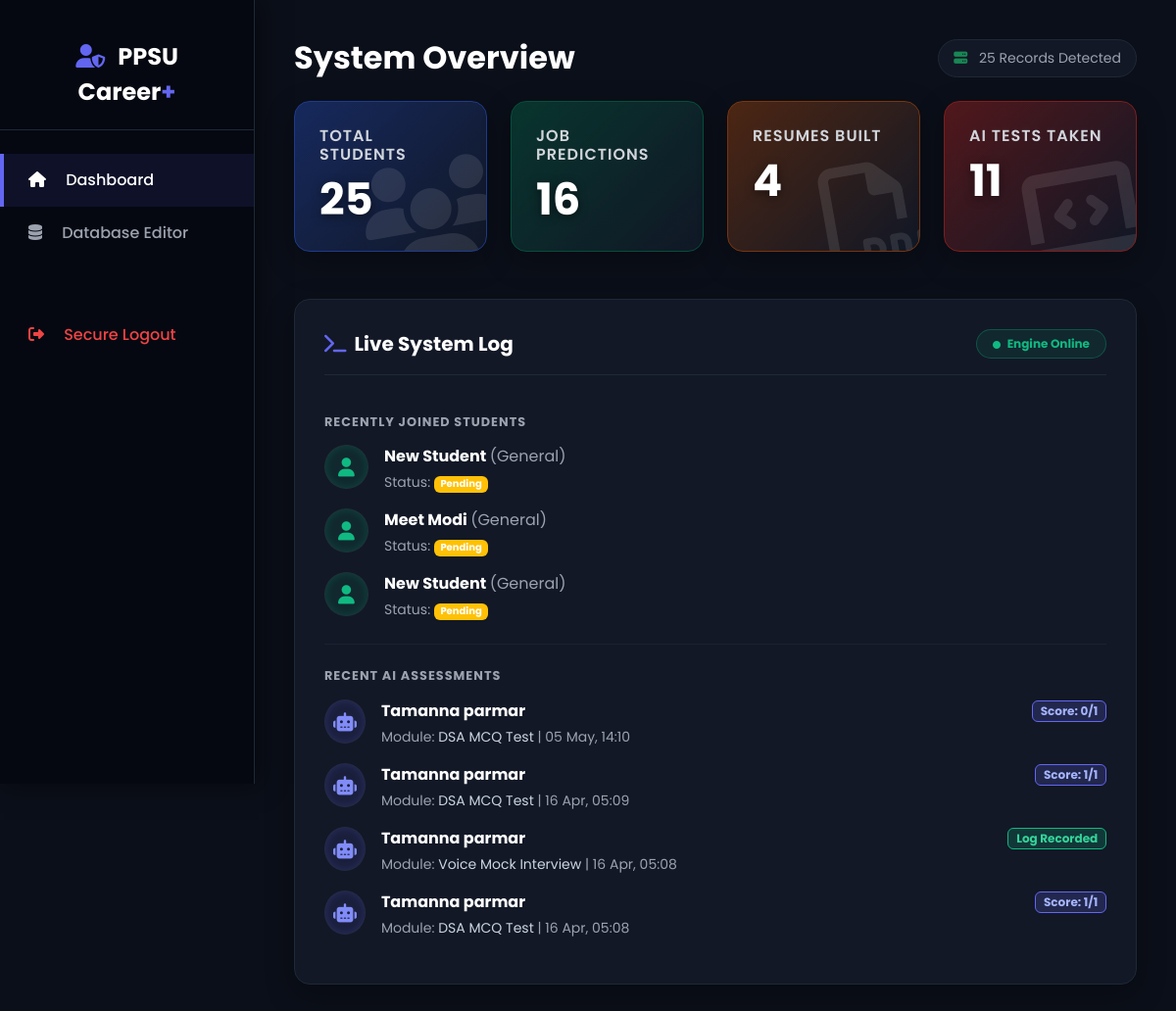
Screenshot of /admin_dashboard (signed in) with the database file from the repository.
### app.py (models this page shows, shortened)
class User(db.Model):
    id = db.Column(db.Integer, primary_key=True)
    username = db.Column(db.String(50), unique=True, nullable=False)
    password = db.Column(db.String(50), nullable=False)
    role = db.Column(db.String(20), nullable=False)
    fullname = db.Column(db.String(100), default="New Student")
    department = db.Column(db.String(50), default="General")
    profile_pic = db.Column(db.String(100), default="default.png")
    placement_status = db.Column(db.String(20), default="Pending")
    company_placed = db.Column(db.String(100), default="None")
    email = db.Column(db.String(150), nullable=True)
    phone = db.Column(db.String(20), nullable=True)
    languages = db.Column(db.String(200), nullable=True)
    degree = db.Column(db.String(100), nullable=True)
    major = db.Column(db.String(100), nullable=True)
    cgpa = db.Column(db.Float, nullable=True)
    github = db.Column(db.String(200), nullable=True)
    linkedin = db.Column(db.String(200), nullable=True)
    portfolio = db.Column(db.String(200), nullable=True)
    is_pro = db.Column(db.Boolean, default=False)
    grad_year = db.Column(db.String(10), default="2026") # ADDED SO THE DROPDOWN SAVES!

class AssessmentRecord(db.Model):
    id = db.Column(db.Integer, primary_key=True)
    user_id = db.Column(db.Integer, db.ForeignKey('user.id'), nullable=False)
    user = db.relationship('User', backref='assessments')
    test_type = db.Column(db.String(100), nullable=False)
    score = db.Column(db.Integer, nullable=True)
    total_questions = db.Column(db.Integer, nullable=True)
    date_taken = db.Column(db.DateTime, default=datetime.utcnow)

### app.py (the view)
@app.route('/admin_dashboard')
def admin_dashboard():
    if 'user_role' not in session or session.get('user_role') != 'admin':
        return redirect(url_for('login'))
    total_students = User.query.filter_by(role='student').count()
    resumes_built = GeneratedResume.query.count()
    tests_taken = AssessmentRecord.query.count()
    predictions_made = Prediction.query.count()
    recent_users = User.query.filter_by(role='student').order_by(User.id.desc()).limit(3).all()
    recent_tests = AssessmentRecord.query.order_by(AssessmentRecord.id.desc()).limit(4).all()
    return render_template('admin_dashboard.html',
                           total_students=total_students,
                           resumes_built=resumes_built,
                           tests_taken=tests_taken,
                           predictions_made=predictions_made,
                           recent_users=recent_users,
                           recent_tests=recent_tests)

### app.py (called while the page is built)
@app.after_request
def add_header(response):
    response.headers['Cache-Control'] = 'no-store, no-cache, must-revalidate, post-check=0, pre-check=0, max-age=0'
    response.headers['Pragma'] = 'no-cache'
    response.headers['Expires'] = '-1'
    return response

@app.context_processor
def inject_admin_css():
    return dict(admin_css_file=url_for('static', filename='css/admin_custom.css'))

### templates/admin_dashboard.html (shortened to what this page needs)
<!DOCTYPE html>
<html lang="en">
<head>
    <link href="https://cdn.jsdelivr.net/npm/bootstrap@5.3.0/dist/css/bootstrap.min.css" rel="stylesheet">
    <link rel="stylesheet" href="https://cdnjs.cloudflare.com/ajax/libs/font-awesome/6.4.0/css/all.min.css">
    <link rel="stylesheet" href="{{ url_for('static', filename='css/admin_dashboard.css') }}">
</head>
<body>
    <div class="sidebar">
        <div class="sidebar-brand">
            <i class="fas fa-user-shield me-2" style="color: #6366f1;"></i>
            PPSU Career<span style="color: #6366f1;">+</span>
        </div>
        <ul class="nav flex-column mt-4">
            <li class="nav-item">
                <a href="/admin_dashboard" class="nav-link active loader-trigger"><i class="fas fa-home me-3"></i> Dashboard</a>
            </li>
            <li class="nav-item">
                <a href="/admin/user/" class="nav-link loader-trigger"><i class="fas fa-database me-3"></i> Database Editor</a>
            </li>
            <li class="nav-item" style="margin-top: 50px;">
                <a href="/logout" class="nav-link loader-trigger" style="color: #ef4444;"><i class="fas fa-sign-out-alt me-3"></i> Secure Logout</a>
            </li>
        </ul>
    </div>
    <div class="main-content">
        <div class="d-flex justify-content-between align-items-center mb-4">
            <h2 class="fw-bold text-white mb-0">System Overview</h2>
            <div class="text-muted small" style="background: #121826; padding: 8px 15px; border-radius: 20px; border: 1px solid #1f2937;">
                <i class="fas fa-server me-2 text-success"></i> {{ total_students }} Records Detected
            </div>
        </div>
        <div class="row g-4 mb-5">
            <div class="col-md-3">
                <div class="stat-card bg-blue-grad">
                    <h5>Total Students</h5>
                    <h2>{{ total_students }}</h2>
                    <i class="fas fa-users stat-icon-bg"></i>
                </div>
            </div>
            <div class="col-md-3">
                <div class="stat-card bg-green-grad">
                    <h5>Job Predictions</h5>
                    <h2>{{ predictions_made }}</h2>
                </div>
            </div>
            <div class="col-md-3">
                <div class="stat-card bg-orange-grad">
                    <h5>Resumes Built</h5>
                    <h2>{{ resumes_built }}</h2>
                    <i class="far fa-file-pdf stat-icon-bg"></i>
                </div>
            </div>
            <div class="col-md-3">
                <div class="stat-card bg-red-grad">
                    <h5>AI Tests Taken</h5>
                    <h2>{{ tests_taken }}</h2>
                    <i class="fas fa-laptop-code stat-icon-bg"></i>
                </div>
            </div>
        </div>
        <div class="card activity-card">
            <div class="d-flex justify-content-between align-items-center mb-4 pb-3 border-bottom">
                <h5 class="fw-bold text-white mb-0"><i class="fas fa-terminal me-2" style="color: #6366f1;"></i>Live System Log</h5>
                <span class="badge rounded-pill px-3 py-2" style="background: rgba(16, 185, 129, 0.1); color: #10b981; border: 1px solid rgba(16, 185, 129, 0.3);">
                    <i class="fas fa-circle me-1" style="font-size: 8px; vertical-align: middle; animation: pulse 1s infinite;"></i> Engine Online
                </span>
            </div>
            <div class="activity-feed mt-3">
                <h6 class="text-muted mb-3 text-uppercase fw-bold" style="font-size: 0.8rem; letter-spacing: 1px;">Recently Joined Students</h6>
                {% if recent_users %}
                    {% for user in recent_users %}
                    <div class="d-flex align-items-start mb-3">
                        <div class="activity-icon-wrapper bg-light-success me-3">
                            <i class="fas fa-user"></i>
                        </div>
                        <div>
                            <p class="mb-0 fw-bold text-white">{{ user.fullname }} <span class="text-muted fw-normal">({{ user.department }})</span></p>
                            <p class="text-muted small mb-0 mt-1">Status:
                                <span class="badge {% if user.placement_status == 'Placed' %}bg-success{% else %}bg-warning text-dark{% endif %}" style="font-size: 10px;">
                                    {{ user.placement_status }}
                                </span>
                            </p>
                        </div>
                    </div>
                    {% endfor %}
                {% else %}
                    <p class="text-muted small"><i class="fas fa-info-circle me-1"></i> Database Empty: No students registered yet.</p>
                {% endif %}
                <hr class="my-4">
                <h6 class="text-muted mb-3 mt-4 text-uppercase fw-bold" style="font-size: 0.8rem; letter-spacing: 1px;">Recent AI Assessments</h6>
                {% if recent_tests %}
                    {% for test in recent_tests %}
                    <div class="d-flex align-items-start mb-3">
                        <div class="activity-icon-wrapper bg-light-primary me-3">
                            <i class="fas fa-robot"></i>
                        </div>
                        <div class="w-100">
                            <div class="d-flex justify-content-between align-items-center">
                                <p class="mb-0 fw-bold text-white">{{ test.user.fullname }}</p>
                                {% if test.score != None %}
                                    <span class="badge" style="background: rgba(99, 102, 241, 0.2); color: #a5b4fc; border: 1px solid #6366f1;">Score: {{ test.score }}/{{ test.total_questions }}</span>
                                {% else %}
                                    <span class="badge" style="background: rgba(16, 185, 129, 0.2); color: #34d399; border: 1px solid #10b981;">Log Recorded</span>
                                {% endif %}
                            </div>
                            <p class="text-muted small mb-0 mt-1">Module: <span style="color: #cbd5e1;">{{ test.test_type }}</span> | {{ test.date_taken.strftime('%d %b, %H:%M') }}</p>
                        </div>
                    </div>
                    {% endfor %}
                {% else %}
                    <p class="text-muted small"><i class="fas fa-info-circle me-1"></i> Log Empty: No AI tests have been taken yet.</p>
                {% endif %}
            </div>
        </div>
    </div>
</body>
</html>

### static/css/admin_dashboard.css (style rules this page uses)
body { background-color: #0b0f19; font-family: 'Poppins', sans-serif; margin: 0; overflow-x: hidden; color: #e5e7eb; }
.sidebar { width: 260px; height: 100vh; position: fixed; top: 0; left: 0; background: #050811; border-right: 1px solid #1f2937; color: white; padding-top: 20px; box-shadow: 4px 0 25px rgba(0,0,0,0.5); z-index: 100; }
.sidebar-brand { padding: 20px 25px; font-size: 1.5rem; font-weight: 700; border-bottom: 1px solid #1f2937; text-align: center; }
.nav-link { color: #9ca3af; padding: 15px 25px; font-size: 1rem; font-weight: 500; transition: all 0.3s ease; border-left: 4px solid transparent; }
.nav-link:hover, .nav-link.active { color: #ffffff; background: rgba(99, 102, 241, 0.1); border-left: 4px solid #6366f1; }
.main-content { margin-left: 260px; padding: 40px; }
.stat-card { border-radius: 16px; padding: 25px; color: white; position: relative; overflow: hidden; box-shadow: 0 10px 30px rgba(0,0,0,0.3); transition: all 0.4s cubic-bezier(0.175, 0.885, 0.32, 1.275); height: 100%; border: 1px solid #374151; }
.bg-blue-grad { background: linear-gradient(135deg, rgba(30, 58, 138, 0.6) 0%, rgba(17, 24, 39, 0.9) 100%); border-color: #1e3a8a; }
.bg-green-grad { background: linear-gradient(135deg, rgba(6, 78, 59, 0.6) 0%, rgba(17, 24, 39, 0.9) 100%); border-color: #064e3b; }
.bg-orange-grad { background: linear-gradient(135deg, rgba(120, 53, 15, 0.6) 0%, rgba(17, 24, 39, 0.9) 100%); border-color: #78350f; }
.bg-red-grad { background: linear-gradient(135deg, rgba(127, 29, 29, 0.6) 0%, rgba(17, 24, 39, 0.9) 100%); border-color: #7f1d1d; }
.stat-card h5 { font-size: 1rem; font-weight: 600; color: #d1d5db; text-transform: uppercase; letter-spacing: 1px; margin-bottom: 10px; }
.stat-card h2 { font-size: 2.8rem; font-weight: 700; margin: 0; color: #ffffff; text-shadow: 0 2px 10px rgba(0,0,0,0.5); }
.stat-icon-bg { position: absolute; right: -15px; bottom: -20px; font-size: 7rem; opacity: 0.1; transform: rotate(-10deg); transition: all 0.4s ease; }
.activity-card { background: #121826; border-radius: 16px; box-shadow: 0 10px 30px rgba(0, 0, 0, 0.3); border: 1px solid #1f2937; padding: 30px; }
.activity-icon-wrapper { width: 45px; height: 45px; border-radius: 50%; display: flex; align-items: center; justify-content: center; font-size: 1.2rem; border: 1px solid rgba(255,255,255,0.05); }
.bg-light-success { background-color: rgba(16, 185, 129, 0.1); color: #10b981; box-shadow: inset 0 0 10px rgba(16, 185, 129, 0.2); }
.bg-light-primary { background-color: rgba(99, 102, 241, 0.1); color: #818cf8; box-shadow: inset 0 0 10px rgba(99, 102, 241, 0.2); }
.text-dark { color: #ffffff !important; }
.text-muted { color: #9ca3af !important; }
.border-bottom { border-color: #1f2937 !important; }
hr { border-color: #374151; }

### rows the page displays
User: fullname "New Student", department "General", placement_status "Pending"
User: fullname "Meet Modi", department "General", placement_status "Pending"
User: fullname "New Student", department "General", placement_status "Pending"
AssessmentRecord: user.fullname "Tamanna parmar", score "0", total_questions "1", test_type "DSA MCQ Test", date_taken "05 May, 14:10"
AssessmentRecord: user.fullname "Tamanna parmar", score "1", total_questions "1", test_type "DSA MCQ Test", date_taken "16 Apr, 05:09"
AssessmentRecord: user.fullname "Tamanna parmar", shows "Log Recorded", test_type "Voice Mock Interview", date_taken "16 Apr, 05:08"
AssessmentRecord: user.fullname "Tamanna parmar", score "1", total_questions "1", test_type "DSA MCQ Test", date_taken "16 Apr, 05:08"

### other values shown
{{ total_students }} "25"
{{ predictions_made }} "16"
{{ resumes_built }} "4"
{{ tests_taken }} "11"
